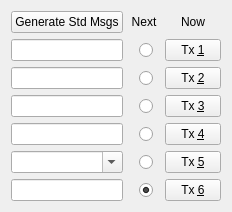
                      <widget class="QWidget" name="tab">
                       <attribute name="title">
                        <string>1</string>
                       </attribute>
                       <layout class="QGridLayout" name="gridLayout_7">
                        <item row="0" column="0">
                         <layout class="QGridLayout" name="gridLayout_6" columnstretch="1,0,0">
                          <item row="6" column="1">
                           <widget class="QRadioButton" name="txrb6">
                            <property name="toolTip">
                             <string>Send this message in next Tx interval</string>
                            </property>
                            <property name="styleSheet">
                             <string notr="true">margin-left: 10%; margin-right: 0%</string>
                            </property>
                            <property name="text">
                             <string/>
                            </property>
                            <property name="shortcut">
                             <string>Ctrl+6</string>
                            </property>
                            <property name="checked">
                             <bool>true</bool>
                            </property>
                           </widget>
                          </item>
                          <item row="0" column="1">
                           <widget class="QLabel" name="label_5">
                            <property name="toolTip">
                             <string>Queue up the next Tx message</string>
                            </property>
                            <property name="text">
                             <string>Next</string>
                            </property>
                            <property name="alignment">
                             <set>Qt::AlignCenter</set>
                            </property>
                           </widget>
                          </item>
                          <item row="1" column="0">
                           <widget class="QLineEdit" name="tx1">
                            <property name="sizePolicy">
                             <sizepolicy hsizetype="Preferred" vsizetype="Fixed">
                              <horstretch>0</horstretch>
                              <verstretch>0</verstretch>
                             </sizepolicy>
                            </property>
                           </widget>
                          </item>
                          <item row="4" column="1">
                           <widget class="DoubleClickableRadioButton" name="txrb4">
                            <property name="toolTip">
                             <string>&lt;html&gt;&lt;head/&gt;&lt;body&gt;&lt;p&gt;Send this message in next Tx interval&lt;/p&gt;&lt;p&gt;Double-click to toggle between RRR and RR73 messages in Tx4 (not allowed for type 2 compound call holders)&lt;/p&gt;&lt;p&gt;RR73 messages should only be used when you are reasonably confident that no message repetitions will be required&lt;/p&gt;&lt;/body&gt;&lt;/html&gt;</string>
                            </property>
                            <property name="accessibleDescription">
                             <string>Send this message in next Tx interval
Double-click to toggle between RRR and RR73 messages in Tx4 (not allowed for type 2 compound call holders)
RR73 messages should only be used when you are reasonably confident that no message repetitions will be required</string>
                            </property>
                            <property name="styleSheet">
                             <string notr="true">margin-left: 10%; margin-right: 0%</string>
                            </property>
                            <property name="text">
                             <string/>
                            </property>
                            <property name="shortcut">
                             <string>Ctrl+4</string>
                            </property>
                           </widget>
                          </item>
                          <item row="1" column="1">
                           <widget class="DoubleClickableRadioButton" name="txrb1">
                            <property name="toolTip">
                             <string>&lt;html&gt;&lt;head/&gt;&lt;body&gt;&lt;p&gt;Send this message in next Tx interval&lt;/p&gt;&lt;p&gt;Double click to toggle the use of the Tx1 message to start a QSO with a station (not allowed for type 1 compound call holders)&lt;/p&gt;&lt;/body&gt;&lt;/html&gt;</string>
                            </property>
                            <property name="accessibleDescription">
                             <string>Send this message in next Tx interval
Double click to toggle the use of the Tx1 message to start a QSO with a station (not allowed for type 1 compound call holders)</string>
                            </property>
                            <property name="styleSheet">
                             <string notr="true">margin-left: 10%; margin-right: 0%</string>
                            </property>
                            <property name="text">
                             <string/>
                            </property>
                            <property name="shortcut">
                             <string>Ctrl+1</string>
                            </property>
                           </widget>
                          </item>
                          <item row="6" column="0">
                           <widget class="QLineEdit" name="tx6">
                            <property name="sizePolicy">
                             <sizepolicy hsizetype="Preferred" vsizetype="Fixed">
                              <horstretch>0</horstretch>
                              <verstretch>0</verstretch>
                             </sizepolicy>
                            </property>
                           </widget>
                          </item>
                          <item row="5" column="2">
                           <widget class="DoubleClickablePushButton" name="txb5">
                            <property name="toolTip">
                             <string>&lt;html&gt;&lt;head/&gt;&lt;body&gt;&lt;p&gt;Switch to this Tx message NOW&lt;/p&gt;&lt;p&gt;Double-click to reset to the standard 73 message&lt;/p&gt;&lt;/body&gt;&lt;/html&gt;</string>
                            </property>
                            <property name="accessibleDescription">
                             <string>Switch to this Tx message NOW
Double-click to reset to the standard 73 message</string>
                            </property>
                            <property name="styleSheet">
                             <string notr="true">padding-left: 15%; padding-right: 15%; padding-top: 3%; padding-bottom: 3%</string>
                            </property>
                            <property name="text">
                             <string>Tx &amp;5</string>
                            </property>
                            <property name="shortcut">
                             <string>Alt+5</string>
                            </property>
                           </widget>
                          </item>
                          <item row="2" column="2">
                           <widget class="QPushButton" name="txb2">
                            <property name="toolTip">
                             <string>Switch to this Tx message NOW</string>
                            </property>
                            <property name="styleSheet">
                             <string notr="true">padding-left: 15%; padding-right: 15%; padding-top: 3%; padding-bottom: 3%</string>
                            </property>
                            <property name="text">
                             <string>Tx &amp;2</string>
                            </property>
                            <property name="shortcut">
                             <string>Alt+2</string>
                            </property>
                           </widget>
                          </item>
                          <item row="2" column="0">
                           <widget class="QLineEdit" name="tx2">
                            <property name="sizePolicy">
                             <sizepolicy hsizetype="Preferred" vsizetype="Fixed">
                              <horstretch>0</horstretch>
                              <verstretch>0</verstretch>
                             </sizepolicy>
                            </property>
                           </widget>
                          </item>
                          <item row="0" column="2">
                           <widget class="QLabel" name="label_2">
                            <property name="toolTip">
                             <string>Switch to this Tx message NOW</string>
                            </property>
                            <property name="text">
                             <string>Now</string>
                            </property>
                            <property name="alignment">
                             <set>Qt::AlignCenter</set>
                            </property>
                           </widget>
                          </item>
                          <item row="2" column="1">
                           <widget class="QRadioButton" name="txrb2">
                            <property name="toolTip">
                             <string>Send this message in next Tx interval</string>
                            </property>
                            <property name="styleSheet">
                             <string notr="true">margin-left: 10%; margin-right: 0%</string>
                            </property>
                            <property name="text">
                             <string/>
                            </property>
                            <property name="shortcut">
                             <string>Ctrl+2</string>
                            </property>
                           </widget>
                          </item>
                          <item row="4" column="0">
                           <widget class="QLineEdit" name="tx4">
                            <property name="sizePolicy">
                             <sizepolicy hsizetype="Preferred" vsizetype="Fixed">
                              <horstretch>0</horstretch>
                              <verstretch>0</verstretch>
                             </sizepolicy>
                            </property>
                           </widget>
                          </item>
                          <item row="3" column="0">
                           <widget class="QLineEdit" name="tx3">
                            <property name="sizePolicy">
                             <sizepolicy hsizetype="Preferred" vsizetype="Fixed">
                              <horstretch>0</horstretch>
                              <verstretch>0</verstretch>
                             </sizepolicy>
                            </property>
                           </widget>
                          </item>
                          <item row="0" column="0">
                           <widget class="QPushButton" name="genStdMsgsPushButton">
                            <property name="toolTip">
                             <string>Generate standard messages for minimal QSO</string>
                            </property>
                            <property name="text">
                             <string>Generate Std Msgs</string>
                            </property>
                           </widget>
                          </item>
                          <item row="3" column="2">
                           <widget class="QPushButton" name="txb3">
                            <property name="toolTip">
                             <string>Switch to this Tx message NOW</string>
                            </property>
                            <property name="styleSheet">
                             <string notr="true">padding-left: 15%; padding-right: 15%; padding-top: 3%; padding-bottom: 3%</string>
                            </property>
                            <property name="text">
                             <string>Tx &amp;3</string>
                            </property>
                            <property name="shortcut">
                             <string>Alt+3</string>
                            </property>
                           </widget>
                          </item>
                          <item row="4" column="2">
                           <widget class="DoubleClickablePushButton" name="txb4">
                            <property name="toolTip">
                             <string>&lt;html&gt;&lt;head/&gt;&lt;body&gt;&lt;p&gt;Switch to this Tx message NOW&lt;/p&gt;&lt;p&gt;Double-click to toggle between RRR and RR73 messages in Tx4 (not allowed for type2 compound call holders)&lt;/p&gt;&lt;p&gt;RR73 messages should only be used when you are reasonably confident that no message repetitions will be required&lt;/p&gt;&lt;/body&gt;&lt;/html&gt;</string>
                            </property>
                            <property name="accessibleDescription">
                             <string>Switch to this Tx message NOW
Double-click to toggle between RRR and RR73 messages in Tx4 (not allowed for type2 compound call holders)
RR73 messages should only be used when you are reasonably confident that no message repetitions will be required</string>
                            </property>
                            <property name="styleSheet">
                             <string notr="true">padding-left: 15%; padding-right: 15%; padding-top: 3%; padding-bottom: 3%</string>
                            </property>
                            <property name="text">
                             <string>Tx &amp;4</string>
                            </property>
                            <property name="shortcut">
                             <string>Alt+4</string>
                            </property>
                           </widget>
                          </item>
                          <item row="1" column="2">
                           <widget class="DoubleClickablePushButton" name="txb1">
                            <property name="toolTip">
                             <string>&lt;html&gt;&lt;head/&gt;&lt;body&gt;&lt;p&gt;Switch to this Tx message NOW&lt;/p&gt;&lt;p&gt;Double click to toggle the use of the Tx1 message to start a QSO with a station (not allowed for type 1 compound call holders)&lt;/p&gt;&lt;/body&gt;&lt;/html&gt;</string>
                            </property>
                            <property name="accessibleDescription">
                             <string>Switch to this Tx message NOW
Double click to toggle the use of the Tx1 message to start a QSO with a station (not allowed for type 1 compound call holders)</string>
                            </property>
                            <property name="layoutDirection">
                             <enum>Qt::LeftToRight</enum>
                            </property>
                            <property name="styleSheet">
                             <string notr="true">padding-left: 15%; padding-right: 15%; padding-top: 3%; padding-bottom: 3%</string>
                            </property>
                            <property name="text">
                             <string>Tx &amp;1</string>
                            </property>
                            <property name="shortcut">
                             <string>Alt+1</string>
                            </property>
                           </widget>
                          </item>
                          <item row="6" column="2">
                           <widget class="QPushButton" name="txb6">
                            <property name="toolTip">
                             <string>Switch to this Tx message NOW</string>
                            </property>
                            <property name="styleSheet">
                             <string notr="true">padding-left: 15%; padding-right: 15%; padding-top: 3%; padding-bottom: 3%</string>
                            </property>
                            <property name="text">
                             <string>Tx &amp;6</string>
                            </property>
                            <property name="shortcut">
                             <string>Alt+6</string>
                            </property>
                           </widget>
                          </item>
                          <item row="3" column="1">
                           <widget class="QRadioButton" name="txrb3">
                            <property name="toolTip">
                             <string>Send this message in next Tx interval</string>
                            </property>
                            <property name="styleSheet">
                             <string notr="true">margin-left: 10%; margin-right: 0%</string>
                            </property>
                            <property name="text">
                             <string/>
                            </property>
                            <property name="shortcut">
                             <string>Ctrl+3</string>
                            </property>
                           </widget>
                          </item>
                          <item row="5" column="0">
                           <widget class="QComboBox" name="tx5">
                            <property name="toolTip">
                             <string>Enter a free text message (maximum 13 characters)
or select a predefined macro from the dropdown list.
Press ENTER to add the current text to the predefined
list. The list can be maintained in Settings (F2).</string>
                            </property>
                            <property name="editable">
                             <bool>true</bool>
                            </property>
                            <property name="insertPolicy">
                             <enum>QComboBox::InsertAtBottom</enum>
                            </property>
                            <property name="sizeAdjustPolicy">
                             <enum>QComboBox::AdjustToMinimumContentsLength</enum>
                            </property>
                           </widget>
                          </item>
                          <item row="5" column="1">
                           <widget class="DoubleClickableRadioButton" name="txrb5">
                            <property name="toolTip">
                             <string>&lt;html&gt;&lt;head/&gt;&lt;body&gt;&lt;p&gt;Send this message in next Tx interval&lt;/p&gt;&lt;p&gt;Double-click to reset to the standard 73 message&lt;/p&gt;&lt;/body&gt;&lt;/html&gt;</string>
                            </property>
                            <property name="accessibleDescription">
                             <string>Send this message in next Tx interval
Double-click to reset to the standard 73 message</string>
                            </property>
                            <property name="styleSheet">
                             <string notr="true">margin-left: 10%; margin-right: 0%</string>
                            </property>
                            <property name="text">
                             <string/>
                            </property>
                            <property name="shortcut">
                             <string>Ctrl+5</string>
                            </property>
                           </widget>
                          </item>
                         </layout>
                        </item>
                       </layout>
                      </widget>
